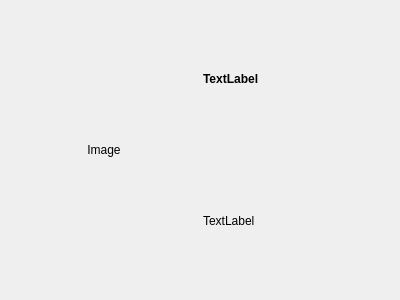
<?xml version="1.0" encoding="UTF-8"?>
<ui version="4.0">
 <class>SearchResultItem</class>
 <widget class="QWidget" name="SearchResultItem">
  <property name="geometry">
   <rect>
    <x>0</x>
    <y>0</y>
    <width>400</width>
    <height>300</height>
   </rect>
  </property>
  <property name="windowTitle">
   <string>Form</string>
  </property>
  <layout class="QHBoxLayout" name="horizontalLayout_2">
   <item>
    <layout class="QHBoxLayout" name="horizontalLayout">
     <item>
      <widget class="QLabel" name="imageLabel">
       <property name="sizePolicy">
        <sizepolicy hsizetype="Preferred" vsizetype="Preferred">
         <horstretch>0</horstretch>
         <verstretch>0</verstretch>
        </sizepolicy>
       </property>
       <property name="text">
        <string>Image</string>
       </property>
       <property name="alignment">
        <set>Qt::AlignCenter</set>
       </property>
      </widget>
     </item>
     <item>
      <layout class="QVBoxLayout" name="verticalLayout">
       <item>
        <widget class="QLabel" name="nameLabel">
         <property name="sizePolicy">
          <sizepolicy hsizetype="Preferred" vsizetype="Preferred">
           <horstretch>0</horstretch>
           <verstretch>0</verstretch>
          </sizepolicy>
         </property>
         <property name="font">
          <font>
           <weight>75</weight>
           <bold>true</bold>
          </font>
         </property>
         <property name="text">
          <string>TextLabel</string>
         </property>
         <property name="wordWrap">
          <bool>true</bool>
         </property>
        </widget>
       </item>
       <item>
        <widget class="QLabel" name="infoLabel">
         <property name="text">
          <string>TextLabel</string>
         </property>
         <property name="wordWrap">
          <bool>true</bool>
         </property>
        </widget>
       </item>
      </layout>
     </item>
    </layout>
   </item>
  </layout>
 </widget>
 <resources/>
 <connections/>
</ui>
